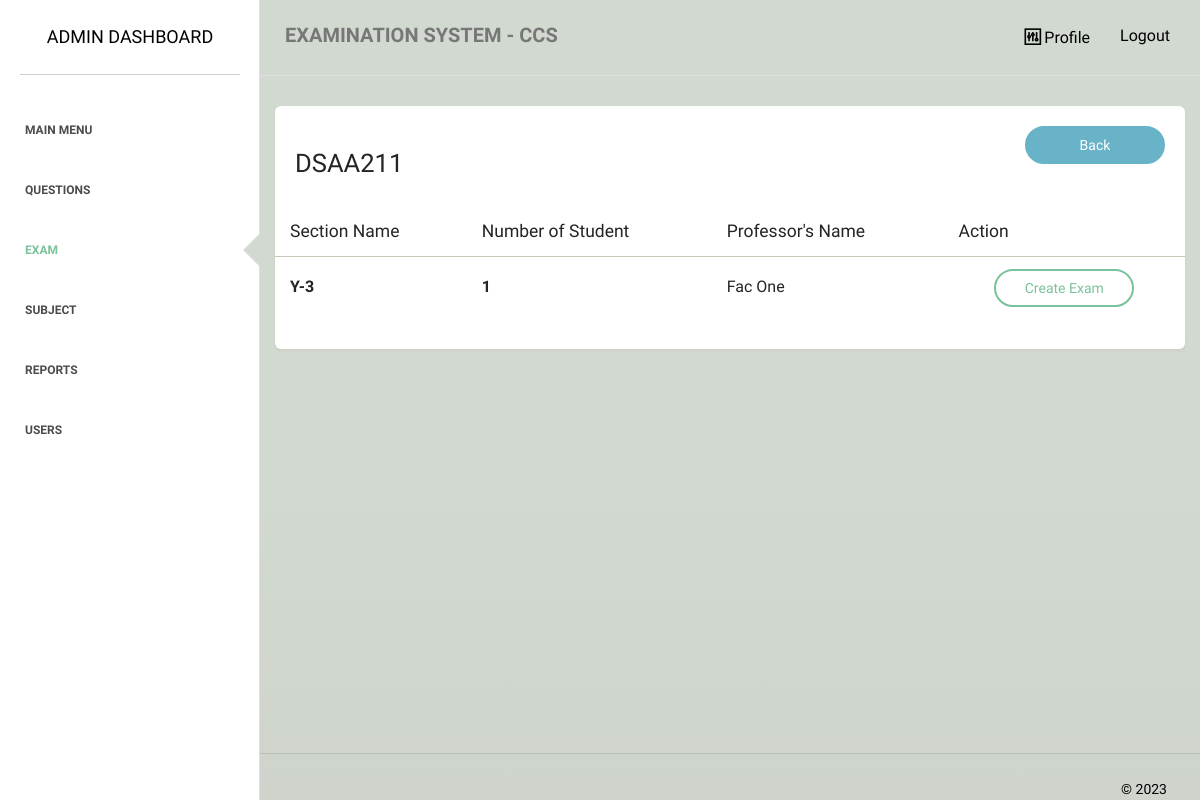
The page /admin/exams/section.php?id=UEAU1KCA on the database its author committed.
### tables this page shows
CREATE TABLE `subject` (
  `subject_id` int(255) NOT NULL,
  `subject_name` varchar(255) NOT NULL,
  `num_of_student` varchar(255) NOT NULL,
  `rnd_id` varchar(255) NOT NULL,
  `list_of_student` varchar(2000) NOT NULL,
  `semester` varchar(5) NOT NULL,
  `yearlevel` varchar(5) NOT NULL
);

CREATE TABLE `section` (
  `section_id` int(255) NOT NULL,
  `section_name` varchar(255) NOT NULL,
  `subject_id` varchar(255) NOT NULL,
  `prof_name` varchar(255) NOT NULL,
  `prof_id` varchar(255) NOT NULL
);

### admin/exams/section.php (the view, shortened to what this page needs)
<?php
require_once "../../dbconnect.php";
$id = $_GET['id'] ?? '';
$statement = $pdo->prepare('SELECT * from subject where rnd_id = :id');
$statement->bindValue(':id', $id);
$statement->execute();
$procdata = $statement->fetchAll(PDO::FETCH_ASSOC);
$statement = $pdo->prepare('SELECT  s.*, (select count(*) from enrolled_student e where e.subject_id = s.subject_id and e.section_id = s.section_id) as number_of_stud from section s where subject_id = :id');
$statement->bindValue(':id', $id);
$statement->execute();
$section = $statement->fetchAll(PDO::FETCH_ASSOC);
?>
<!doctype html>
<html lang="en">
<head>
    <link href="../../assets/css/main.css" rel="stylesheet" />
    <link href="../../assets/css/animate.css" rel="stylesheet"/>
    <link href="../../assets/css/paper-dashboard.css" rel="stylesheet"/>
    <link href="../../assets/css/demo.css" rel="stylesheet" />
    <link href="http://maxcdn.bootstrapcdn.com/font-awesome/latest/css/font-awesome.min.css" rel="stylesheet">
    <link href="../../assets/css/themify-icons.css" rel="stylesheet">
</head>
<body>
<div class="wrapper">
    <div class="sidebar" data-background-color="white" data-active-color="success">
    	<div class="sidebar-wrapper">
            <div class="logo">
                <a href="" class="simple-text">
                    Admin Dashboard
                </a>
            </div>
            <ul class="nav">
                <li>
                    <a href="../">
                        <p>Main Menu</p>
                    </a>
                </li>
                <li>
                    <a href="../questions/">
                        <p>Questions</p>
                    </a>
                </li>
                <li class="active">
                    <a href="../exams/">
                        <p>Exam</p>
                    </a>
                </li>
                <li>
                    <a href="../class/">
                        <p>Subject</p>
                    </a>
                </li>
                <li>
                    <a href="../generate/">
                        <p>Reports</p>
                    </a>
                </li>
                <li>
                    <a href="../user/">
                        <p>Users</p>
                    </a>
                </li>
            </ul>
    	</div>
    </div>
    <div class="main-panel">
        <nav class="navbar navbar-default">
            <div class="container-fluid">
                <div class="navbar-header">
                    <a class="navbar-brand" href="#">EXAMINATION SYSTEM - CCS</a>
                </div>
                <div class="collapse navbar-collapse">
                    <ul class="nav navbar-nav navbar-right">
                        <li>
                            <a href="../profile.php">
                                <i class="ti-panel"></i>
								<p>Profile</p>
                            </a>
                        </li>
						<li>
                            <a href="../../logout">
								<p>Logout</p>
                            </a>
                        </li>
                    </ul>
                </div>
            </div>
        </nav>
        <div class="content">
            <div class="container-fluid">
                <div class="row">
                    <div class="">
                        <div class="card ">
                            <div class="header">
                                <div class="header-arrangement">
                                    <div class="right">
                                        <h3><?php echo $procdata[0]['subject_name']; ?></h3>
                                    </div>
                                    <div class="left">
                                        <a href="list.php" class="btn btn-info btn-fill btn-wd">Back</a>
                                    </div>
                                </div>
                            </div>
                            <div class="content table-responsive table-full-width">
                                <table class="table">
                                    <thead>
                                    	<th>Section Name</th>
                                    	<th>Number of Student</th>
                                    	<th>Professor's Name</th>
                                    	<th>Action</th>
                                    </thead>
                                    <tbody>
                                        <?php foreach ($section as $i => $item): ?>
                                        <tr>
                                        	<td style="font-size:medium;"><b><?php echo $item['section_name']; ?></b></td>
                                        	<td style="font-size:medium;"><b><?php echo $item['number_of_stud']; ?></b></td>
                                        	<td style="font-size:medium;"><?php echo $item['prof_name']; ?></td>
                                        	<td style="text-align:center;">
                                                <a href="create.php?id=<?php echo $item['section_id']; ?>&rnd_id=<?php echo $item['subject_id']; ?>" class="btn btn-success btn-wd">Create Exam</a>
                                            </td>
                                        </tr>
                                        <?php endforeach;?>
                                    </tbody>
                                </table>
                            </div>
                        </div>
                    </div>
                </div>
            </div>
        </div>
        <footer class="footer">
            <div class="container-fluid">
                <div class="copyright pull-right">
                    &copy; <script>document.write(new Date().getFullYear())</script>
                </div>
            </div>
        </footer>
    </div>
</div>
</body>
</html>

### assets/css/demo.css (style rules this page uses)
.header-arrangement { display: flex; }
.header-arrangement .right { flex: 1; }

### rows shown on the page
subject: subject_name "DSAA211"
section: section_name "Y-3", number_of_stud "1", prof_name "Fac One"
